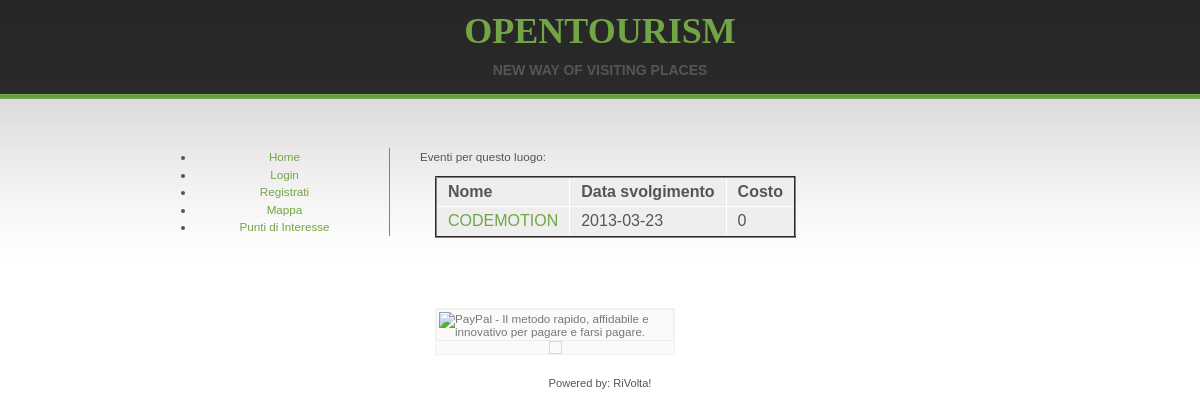
The page /opentourism/eventi.php?id=1046 on the database its author committed.
### tables this page shows
CREATE TABLE IF NOT EXISTS `evento` (
  `IDE` int(10) unsigned NOT NULL AUTO_INCREMENT,
  `IDP` int(10) NOT NULL,
  `nomeevento` varchar(50) NOT NULL,
  `descrizione` mediumtext NOT NULL,
  `data` date NOT NULL,
  `orainizio` time NOT NULL,
  `durata` int(10) NOT NULL,
  `numminpa` int(10) NOT NULL,
  `nummaxpa` int(10) NOT NULL,
  `costotot` int(20) NOT NULL,
  `IDPOI` int(10) unsigned NOT NULL,
  PRIMARY KEY (`IDE`)
);

### opentourism/eventi.php (the view, shortened to what this page needs)
<?php session_start();
include "generale.php";
include "database.php";?>
<html>
<head>
		<link rel="stylesheet" type="text/css" href="images/style.css">
</head>
<body>
<div id="wrapper">
	<div id ="content-wrap">
		<?php
			$idp = $_GET["id"];
			$con=mysql_connect("localhost", "opentourism", "busnimodvo54") or die(mysql_error());
			$Query = "SELECT * FROM `evento` WHERE IDPOI = ".$idp.";";
			$res = mysql_query($Query, $con) or die(mysql_error());
			$Dati = mysql_fetch_object($res);
			if(!$Dati){
				echo "Non ci sono eventi per questo luogo <br> \n";
			}else{
				echo '
						<div>Eventi per questo luogo:</div>
		<table border = "2">
			<tr>
				<td><b>Nome</b></td>
				<td><b>Data svolgimento</b></td>
				<td><b>Costo</b></td>
			</tr>';}
			do{
				echo "<tr>";
				echo '<td><a href="evento.php?ide='.$Dati->IDE.'">'.$Dati->nomeevento."</td></a>";
				echo "<td>".$Dati->data."</td>";
				echo "<td>".$Dati->costotot."</td>";
				echo "</tr>";
			}	while($Dati = mysql_fetch_object($res));
		mysql_close($con);?>
		</table>
	</div>
	<div id="sidebar">
	</div>
	<div id="paypal">
	</div>
	<div id= "footer">
	</div>
</div>
</body>
</html>

### opentourism/images/style.css (style rules this page uses)
body { margin: 0; padding: 0; font: normal 73%/1.5em 'Trebuchet MS', Tahoma, sans-serif; color: #555; background: #FFF url(bg.jpg) repeat-x; text-align: center; }
a { background: inherit; color: #72A545; text-decoration: none; }
table { background-color: #EEE; border-collapse: collapse; margin: 10px 15px; }
tr { height: 30px; }
td { padding-left: 11px; padding-right: 11px; border-left: 1px solid #FFF; border-bottom: solid 1px #ffffff; }
#wrapper { margin: 0 auto; width: 900px; }
#content-wrap { float: right; clear: none; width: 70%; margin-top: 60px; text-align: left; }
#sidebar { float: left; width: 30%; margin: 50px 0 10px 0; padding: 0; }
#paypal { float: left; width: 30%; margin: 50px 0 10px 0; padding: 0; }
#footer { position:center; clear: both; margin: 0; padding: 0; font: normal .95em/1.6em 'Trebuchet MS', Tahoma, Arial, sans-serif; text-align: center; }

### rows shown on the page
evento: nomeevento "CODEMOTION", data "2013-03-23", costotot "0"
